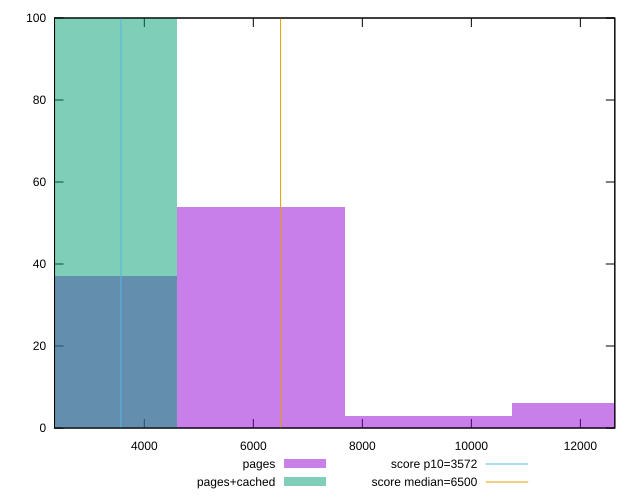

Source code (gnuplot):
reset

$pages <<EOF
3069.345826414056 37
6138.691652828112 54
9208.037479242168 3
12277.383305656223 6
EOF

$pagesCached <<EOF
3069.345826414056 100
EOF

set key outside below
set boxwidth 3069.345826414056
set xrange [2352.8495000000003:12632.19]
set yrange [0:100]
set trange [0:100]
set style fill transparent solid 0.5 noborder

set parametric
set terminal svg size 640, 500 enhanced background rgb 'white'
set output "report_00009_2021-02-08T22-37-41.559Z/first-cpu-idle/comparison/histogram/0_vs_1.svg"

plot $pages title "pages" with boxes, \
     $pagesCached title "pages+cached" with boxes, \
     3572,t title "score p10=3572", \
     6500,t title "score median=6500"

reset
